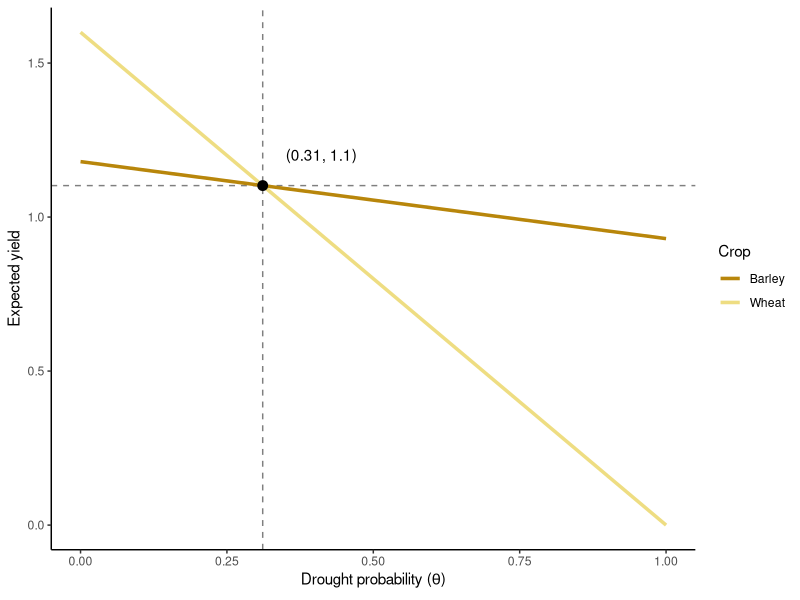

Here is the R script that generated this plot: (Note: this script raises an error after producing the figure.)
## ---- chunk 1
knitr::opts_chunk$set(echo = FALSE, cache = TRUE)
library(raster)
library(ncdf4)
library(tidyverse)
set.seed(1000)
## ---- chunk 2
wheat_dry <- 0
wheat_normal <- 1.6

barley_dry <- 0.93
barley_normal <- 1.18
## ---- chunk 3
expected_yield_wheat <- function(risk) {
  risk * wheat_dry + (1 - risk) * wheat_normal
}

expected_yield_barley <- function(risk) {
  risk * barley_dry + (1 - risk) * barley_normal
}

expected_yield <- function(risk) {
  expected_yield_wheat(risk) + expected_yield_barley(risk)
}

indiff <- tibble(risk = (barley_normal - wheat_normal) / (wheat_dry - wheat_normal - barley_dry + barley_normal),
                 yield = risk * wheat_dry + (1 - risk) * wheat_normal)
indiff_label <- paste0('(', round(indiff$risk, 2), ', ', round(indiff$yield, 2), ')')

tibble(risk = seq(0, 1, .1),
      Barley = expected_yield_barley(risk),
      Wheat = expected_yield_wheat(risk)) %>%
  gather(type, yield, Barley:Wheat) %>%
  ggplot(aes(risk, yield)) +
  geom_hline(yintercept = indiff$yield, linetype = 2, alpha = .5)+
  geom_vline(xintercept = indiff$risk, linetype = 2, alpha = .5) +
  geom_line(aes(color = type), size = 1.2) +
  geom_point(data = indiff, color = 'black', size = 3) +
  geom_text(data = indiff, label = indiff_label, nudge_x = 0.1, nudge_y = 0.1) +
  theme_classic() +
  scale_color_manual(name = 'Crop', values = c('darkgoldenrod', 'lightgoldenrod')) +
  labs(x = expression('Drought probability (' * theta * ')'), y = 'Expected yield')
## ---- chunk 4
konya <- matrix(c(32.5, 37.9), nrow = 1)
#konya <- matrix(c(33.5138, 36.2765), nrow = 1)
## ---- chunk 5
precc <- map(list.files('../Data/PRECC', full.names = TRUE)[-12],
             ~brick(.) %>%
               raster::extract(konya, df = TRUE) %>%
  select(-ID) %>%
  gather(time, precc)) %>%
  bind_rows()
precl <- map(list.files('../Data/PRECL', full.names = TRUE)[-12],
             ~brick(.) %>%
               raster::extract(konya, df = TRUE) %>%
  select(-ID) %>%
  gather(time, precl) ) %>%
  bind_rows()

sim_past <- left_join(precc, precl, by = 'time') %>%
  mutate(rainfall = (precc + precl) * 2.628e+9,
         year = rep(-10200:-5001, each = 12), # add hardcode dates instead of using ncdf time because of date shift with averaging period
         month = rep(1:12, times = 5200)) %>%
  select(-time, -precl, -precc) %>%
  mutate(water_year = if_else(month %in% 10:12, year + 1L, year)) %>% 
  filter(!(month %in% c(6:9))) %>%
  group_by(water_year) %>%
  add_tally() %>%
  filter(n == 8) %>%
  summarise(precip = sum(rainfall)) %>%
  mutate(drought = precip < 300)
## ---- chunk 6
sim_past %>%
  filter(between(water_year, -9500, -5500)) %>%
  mutate(time_step = ceiling(water_year / 50),
         year = time_step * 50) %>%
  group_by(year) %>%
  summarise(risk = sum(drought) / 50) %>%
  ggplot(aes(year, risk, fill = risk, color = risk)) +
  geom_hline(yintercept = indiff$risk, color = 'black', linetype = 2, size = 1) +
  geom_col()  +
  scale_fill_distiller(palette = 'YlOrRd', direction = 1) +
  scale_color_distiller(palette = 'YlOrRd', direction = 1)+
  theme_minimal() +
  labs(x = 'Years BP', y = 'Drought risk')  + theme(legend.position = "none")
## ---- chunk 7
prior <- function(m, n) {
  domain <- seq(0,1,0.005)
  val <- dbeta(domain, n * m, n * (1 - m))
  tibble('x' = domain, 'y' = val)
}

tibble(Age = seq(5, 50, 5),
       risk = 0.5) %>%
  mutate(belief = map2(risk, Age, ~prior(.x, .y))) %>%
  unnest(cols = c(belief)) %>%
  ggplot(aes(x, y)) +
  geom_line(aes(group = Age, color = Age), size = 1.2, alpha = .8) +
  scale_color_viridis_c(guide = 'legend') +
  labs(x = expression('Drought probability (' * theta * ')'), y = 'Density') +
  theme_classic()
## ---- chunk 8
prior2 <- function(a, b) {
  domain <- seq(0,1,0.005)
  val <- dbeta(domain, a, b)
  tibble('x' = domain, 'y' = val)
}

tibble(alpha = c(15 * 0.2, 50 * 0.2, 15 * 0.2 + 25 * 0.4, 50 * 0.2 + 25 * 0.4),
       beta = c(15 * 0.8, 50 * 0.8, 15 * 0.8 + 25 * 0.6, 50 * 0.8 + 25 * 0.6),
       time = c('before', 'before', 'after', 'after'),
       age = c('young', 'old', 'young', 'old')) %>%
  mutate(belief = map2(alpha, beta, ~prior2(.x, .y))) %>%
  unnest(cols = c(belief)) %>%
  ggplot(aes(x, y)) +
  geom_line(aes(group = time, color = time), size = 1.2, alpha = .8) +
  #scale_color_viridis_d(guide = 'legend') +
  facet_wrap(~age) +
  labs(x = expression('Drought probability (' * theta * ')'), y = 'Density') +
  theme_classic()
## ---- chunk 9
agents <- tibble(id = 1:150, 
                 alpha = 1.5,
                 beta = 1.5,
                 risk = alpha / (alpha + beta),
                 age = sample.int(80, size = 150, replace = TRUE),
                 crop = 'barley')
## ---- chunk 10
learn1 <- function(agents, drought) {
  if (drought == 'TRUE') wheat_yield <- wheat_dry; barley_yield <- barley_dry
  if (drought == 'FALSE') wheat_yield <- wheat_normal; barley_yield <- barley_normal

  agents %>%
    # farmer's turn to decide what to plant
      mutate(yield_exp = expected_yield(risk),
         barley_exp = expected_yield_barley(risk),
         wheat_exp = expected_yield_wheat(risk),
         expected_yield = barley_exp + wheat_exp,
         crop = case_when(barley_exp > wheat_exp ~ 'barley',
                              barley_exp < wheat_exp ~ 'wheat',
                              barley_exp == wheat_exp ~ 'either'),
         prediction = map2(alpha, beta, ~rbeta(100, .x, .y)), # sample 100 as if agent is thinking in percentages
         wheat_prop = map_dbl(prediction, ~sum(. < indiff$risk)) / 100) %>%
      select(-prediction) %>%
  # nature's turn to decide realized yields
    mutate(payoff = wheat_yield * wheat_prop + barley_yield * (1 - wheat_prop),
           alpha = drought + alpha,
           beta = beta + 1 - drought,
          # mu = alpha / (alpha + beta),
           risk = map2_dbl(alpha, beta, ~rbeta(1, .x, .y)))
}


# or keep risk parameter constant and reduce the effective sample size, in other words keep the ratio of alpha to beta but decrease the absoulte value
## ---- chunk 11

droughts <-   c(runif(40) < 0.2, runif(20) < 0.4, runif(40) < 0.2)
## ---- chunk 12
simulation1 <- accumulate(droughts, ~learn1(.x, .y), .init = agents) %>% 
  bind_rows(.id = 'time') %>%
  mutate(time = as.numeric(time)) %>%
  filter(time != 1)
## ---- chunk 13
test1 <- tibble(time = 1:100,
       exp1 = rep(0.2, 100),
       exp2 = rep(0.4, 100),
       exp3 = c(rep(0.2, )))

ggplot(simulation1, aes(time, risk)) +
  #geom_line(data = test1) +
  geom_point(alpha = .1) +
  geom_hline(yintercept = indiff$risk, color = 'red', linetype = 2) +
  geom_smooth(color = 'darkorange') +
  theme_classic()
## ---- chunk 14
ggplot(simulation2, aes(time, risk)) +
  geom_line(data = test1) +
  geom_point(alpha = .1) +
  geom_hline(yintercept = indiff$risk, color = 'red', linetype = 2) +
  theme_classic()

## ---- chunk 15
ggplot(simulation2, aes(time, risk)) +
  geom_point(alpha = .1) +
  geom_hline(yintercept = indiff$risk, color = 'red', linetype = 2) +
  theme_classic()
## ---- chunk 16
simulation1 %>%
  group_by(time, crop) %>%
  tally() %>%
ggplot(aes(time, n, fill = crop)) +
  geom_bar(width = 1, stat = 'identity', position = 'fill') +
  scale_fill_manual(values = c('darkgoldenrod', 'lightgoldenrod')) +
  theme_classic()
## ---- chunk 17
simulation2 %>%
  group_by(time, crop) %>%
  tally() %>%
ggplot(aes(time, n, fill = crop)) +
  geom_bar(width = 1, stat = 'identity', position = 'fill') +
  scale_fill_manual(values = c('darkgoldenrod', 'lightgoldenrod')) +
  theme_classic()
## ---- chunk 18
ggplot(simulation1, aes(time, wheat_prop)) +
  geom_point(alpha = .3) +
  theme_classic()

ggplot(simulation2, aes(time, wheat_prop)) +
  geom_point(alpha = .3) +
  theme_classic()
## ---- chunk 19
simulation1 %>%
  group_by(time) %>%
  summarise(famine = sum(payoff == 0)) %>%
ggplot(aes(time, famine)) +
  geom_line() +
  theme_classic()
simulation2 %>%
  group_by(time) %>%
  summarise(famine = sum(payoff == 0, na.rm = TRUE)) %>%
ggplot(aes(time, famine)) +
  geom_line() +
  theme_classic()
## ---- chunk 20
simulation1 %>%
  group_by(time) %>%
  summarise(payoff = mean(payoff)) %>%
ggplot(aes(time,payoff)) +
  geom_point(aes(color = time)) +
  theme_classic()

simulation2 %>%
  group_by(time) %>%
  summarise(payoff = mean(payoff, na.rm = TRUE)) %>%
ggplot(aes(time,payoff)) +
  geom_point(aes(color = time)) +
  theme_classic()
## ---- chunk 21
library(ggridges)
simulation1 %>%
  mutate(time_step = 5 * round(time/5),
         famine = payoff == 0) %>%
  ggplot(aes(wheat_prop, as.factor(time_step))) +
  geom_density_ridges(rel_min_height = 0.005) +
  theme_ridges()

simulation2 %>%
  mutate(time_step = 5 * round(time/5),
         famine = payoff == 0) %>%
  ggplot(aes(wheat_prop, as.factor(time_step))) +
  geom_density_ridges(rel_min_height = 0.005) +
  theme_ridges()
## ---- chunk 22
tibble(drought = droughts,
       barley = if_else(droughts == FALSE, barley_normal, barley_dry),
       wheat = if_else(droughts == FALSE, wheat_normal, wheat_dry),
       equal = (barley + wheat) / 2) %>%
  mutate(time = 1:n()) %>%
  gather(crop, yield, barley:equal) %>%
  ggplot(aes(time, yield, group = crop, color = crop)) +
  geom_point()
## ---- chunk 23
tibble(drought = droughts,
       barley = if_else(droughts == FALSE, barley_normal, barley_dry),
       wheat = if_else(droughts == FALSE, wheat_normal, wheat_dry),
       equal = (barley + wheat) / 2) %>%
  mutate(time = 1:n()) %>%
  gather(crop, yield, barley:equal) %>%
  mutate(famine = yield == 0) %>%
  ggplot(aes(time, famine, group = crop, color = crop)) +
  geom_line()
